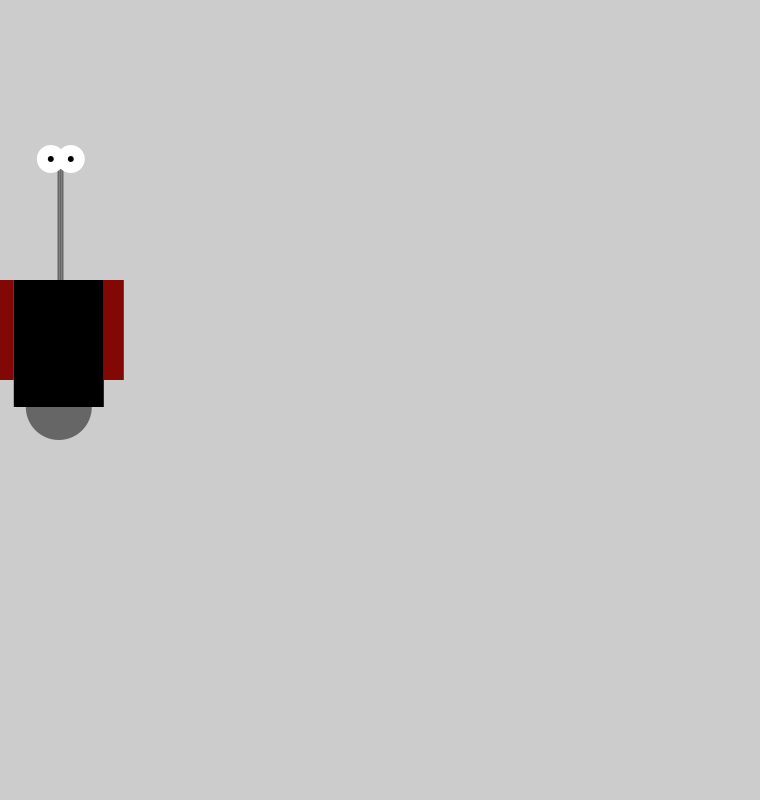
Frame 1 (no input)
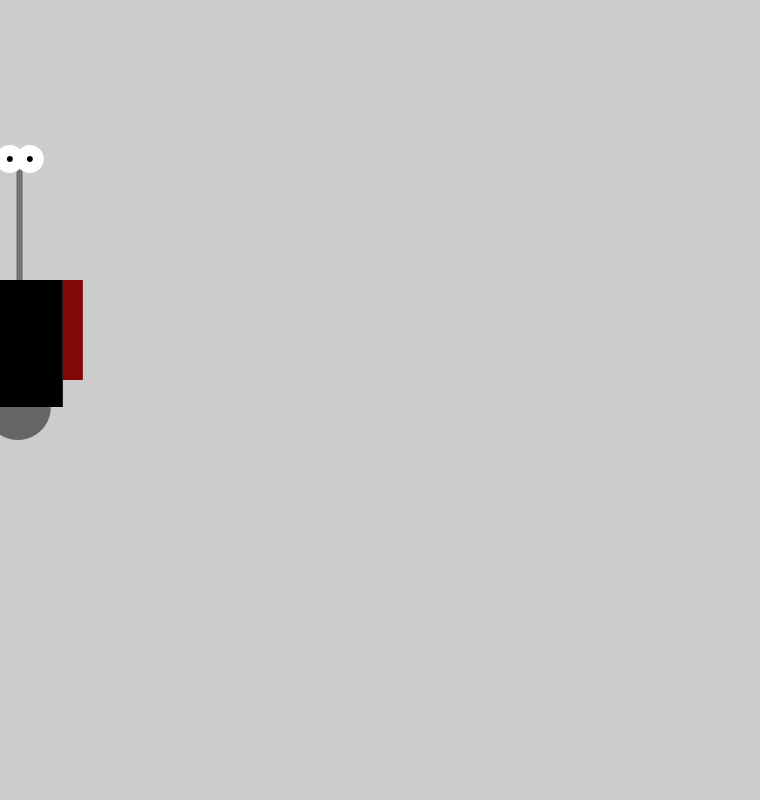
Frame 60 (the mouse pressed at the canvas centre just before this capture)
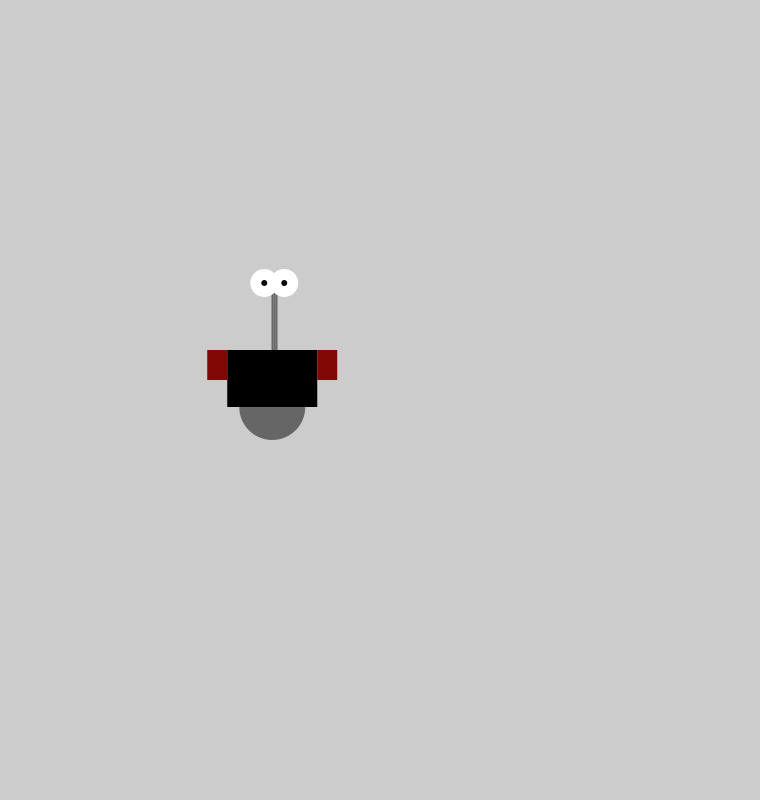
Frame 120 (the mouse held since frame 60 and released just before this capture)

The Processing sketch that drew these frames (run headless with seeded random() and noise(); from frame 60 on, the mouse is pressed at the canvas centre):

// Processing sketch: processing_59343
// ── processing_59343.pde

float x = 60; // X-coordinate
float y = 440; // Y-coordinate
int radius = 45; // Head Radius
int neckHeight = 70; // Neck Height
int minNeckHeight = 16; // min Neck Height
int minBodyHeight = 90; //min BodyHeight
int bodyHeight = 160; // Body Height
float easing = 0.02; //easing
float neckEasing = 0.05; //neck easing
float bodyEasing = 0.5; //Body Easing
 
void setup() {
  size(760, 800);
  smooth();
  strokeWeight(2);
  ellipseMode(RADIUS);
}
 
void draw() {
  int targetX = mouseX;
  x += (targetX - x) * easing;
    if (mousePressed) {
      neckHeight += (minNeckHeight - neckHeight)* neckEasing ;
      bodyHeight += (minBodyHeight - bodyHeight)* bodyEasing;
    } else {
      neckHeight = 70;
      bodyHeight = 160;
    }
  float ny = y - bodyHeight - neckHeight - radius;
  background(204);
   
// Neck
  stroke(102);
  line(x, y-bodyHeight, x, ny);
  line(x+2, y-bodyHeight, x+2, ny);
  line(x+4, y-bodyHeight, x+4, ny);
   
// Body
  noStroke();
  fill(102);
  ellipse(x, y-33, 33, 33);
  fill(0);
  rect(x-45, y-bodyHeight, 90, bodyHeight-33);
  fill(#810804);
  rect(x-65, y-bodyHeight, 20, bodyHeight-60);
  rect(x+45, y-bodyHeight, 20, bodyHeight-60);
  
   
// Head
  fill(0);
//  ellipse(x+12, ny, radius, radius);
  fill(255);
  ellipse(x-8, ny-6, 14, 14);
  fill(0);
  ellipse(x-8, ny-6, 3, 3);
  
  fill(255);
  ellipse(x+12, ny-6, 14, 14);
  fill(0);
  ellipse(x+12, ny-6, 3, 3);
}
